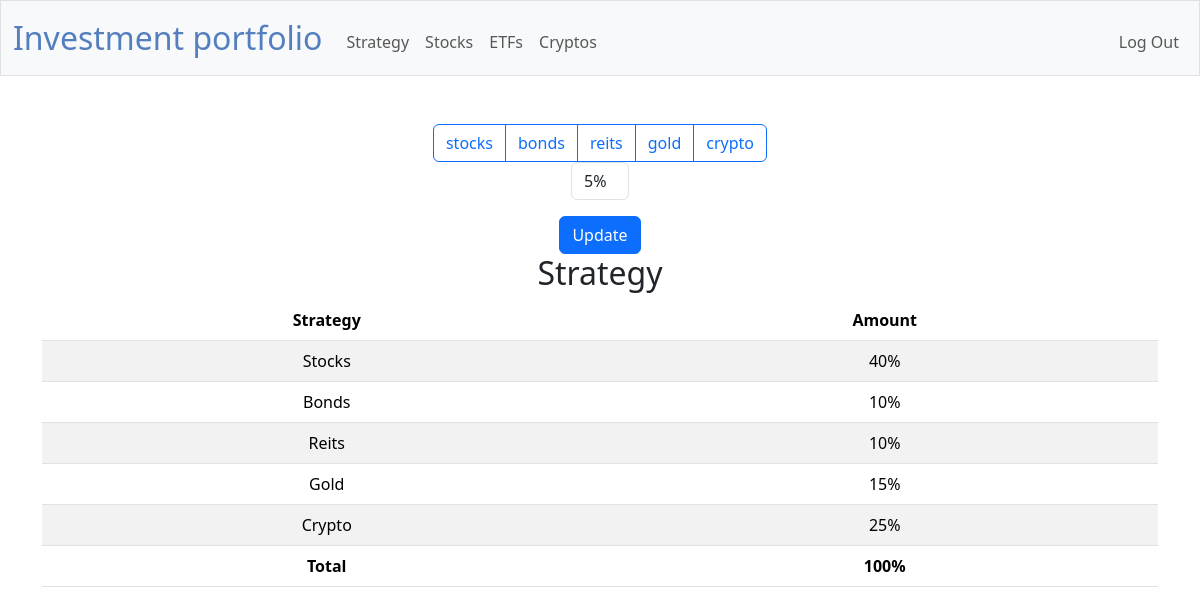
Page /strategy (signed in) on the committed database.
### tables this page shows
CREATE TABLE strategies (id INTEGER PRIMARY KEY AUTOINCREMENT NOT NULL, strategy_name TEXT NOT NULL);

CREATE TABLE users_strategies (user_id INTEGER NOT NULL, strategy_id INTEGER NOT NULL, per_amount FLOAT);

### app.py (the view, shortened to what this page needs)
@app.route("/strategy", methods=["GET", "POST"])
@login_required
def strategy():
    user_id = session.get("user_id")
    strategy_list = read_sql("SELECT * FROM strategies")
    user_strategy = read_sql("""
                            SELECT * FROM users_strategies
                            WHERE user_id = ?
                            """, [user_id])
    strategy_dict = {}
    for strategy in strategy_list:
        strategy_dict[strategy['id']] = strategy['strategy_name'].capitalize()
    total_amount = 0
    for strategy in user_strategy:
        strategy['strat_name'] = strategy_dict[strategy['strategy_id']]
        strategy['per_amount_str'] = f"{str(int(strategy['per_amount'] * 100))}%"
        total_amount = total_amount + float(strategy['per_amount'] * 100)
    return render_template("strategy.html", strategy_list=strategy_list, user_strategy=user_strategy, total_amount=f'{str(int(total_amount))}%')

### helpers.py (called while the page is built)
def login_required(f):
    @wraps(f)
    def decorated_function(*args, **kwargs):
        if session.get("user_id") is None:
            return redirect("/login")
        return f(*args, **kwargs)
    return decorated_function

def get_db_connection():
    conn = sqlite3.connect('site.db', check_same_thread=False)
    return conn

def read_sql(query, parameters=[]):
    conn = get_db_connection()
    conn.row_factory = sqlite3.Row
    cur = conn.cursor()
    if len(parameters) > 0:
        query_result =  cur.execute(query, parameters).fetchall()
    else:
        query_result =  cur.execute(query).fetchall()
    conn.close()
    i = 0
    for result in query_result:
        query_result[i] = dict(result)
        i += 1
    return query_result

### templates/strategy.html (shortened to what this page needs)
{% extends "layout.html" %}
{% block main %}
<form action="/strategy" method="post">
    <div class="btn-group" role="group" aria-label="Strategy options">
        {% for strategy in strategy_list %}
            <label class="btn btn-outline-primary" for={{ strategy.id }}>{{ strategy.strategy_name }}</label>
        {% endfor %}
    </div>
    <div class="mb-3">
        <select autocomplete="off" autofocus class="form-control mx-auto w-auto" name="amount">
            <option>5%</option>
        </select>
    </div>
    <button class="btn btn-primary" type="submit">Update</button>
</form>
<h2>Strategy</h2>
<table class="table table-striped">
    <thead>
        <tr>
            <th>Strategy</th>
            <th>Amount</th>
        </tr>
    </thead>
    <tbody>
        {% for strat in user_strategy %}
            <tr>
                <td> {{ strat.strat_name }} </td>
                <td> {{ strat.per_amount_str }} </td>
            </tr>
        {% endfor %}
    </tbody>
    <tfoot>
        <tr>
            <td><strong>Total</strong></td>
            <td><strong>{{ total_amount }}</strong></td>
        </tr>
    </tfoot>
</table>
{% endblock %}

### templates/layout.html (shortened to what this page needs)
<!DOCTYPE html>
<html lang="en">
    <head>
        <link href="https://cdn.jsdelivr.net/npm/bootstrap@5.3.3/dist/css/bootstrap.min.css" rel="stylesheet">
        <link href="/static/styles.css" rel="stylesheet">
    </head>
    <body>
        <nav class="bg-light border navbar navbar-expand-md navbar-light">
            <div class="container-fluid">
                <a class="navbar-brand" href="/"><span class="blue">Investment portfolio</span></a>
                <div class="collapse navbar-collapse" id="navbar">
                    {% if session["user_id"] %}
                        <ul class="navbar-nav me-auto mt-2">
                            <li class="nav-item"><a class="nav-link" href="/strategy">Strategy</a></li>
                            <li class="nav-item"><a class="nav-link" href="/add_stocks">Stocks</a></li>
                            <li class="nav-item"><a class="nav-link" href="/add_etfs">ETFs</a></li>
                            <li class="nav-item"><a class="nav-link" href="/add_cryptos">Cryptos</a></li>
                        </ul>
                        <ul class="navbar-nav ms-auto mt-2">
                            <li class="nav-item"><a class="nav-link" href="/logout">Log Out</a></li>
                        </ul>
                    {% else %}
                        <ul class="navbar-nav ms-auto mt-2">
                            <li class="nav-item"><a class="nav-link" href="/register">Register</a></li>
                            <li class="nav-item"><a class="nav-link" href="/login">Log In</a></li>
                        </ul>
                    {% endif %}
                </div>
            </div>
        </nav>
        <main class="container py-5 text-center">
            {% block main %}{% endblock %}
        </main>
    </body>
</html>

### static/styles.css (style rules this page uses)
nav .navbar-brand { font-size: xx-large; }
nav .navbar-brand .blue { color: #537fbe; }

### rows in the picture
strategies: strategy_name "stocks"
strategies: strategy_name "bonds"
strategies: strategy_name "reits"
strategies: strategy_name "gold"
strategies: strategy_name "crypto"
users_strategies: strat_name "Stocks", per_amount_str "40%"
users_strategies: strat_name "Bonds", per_amount_str "10%"
users_strategies: strat_name "Reits", per_amount_str "10%"
users_strategies: strat_name "Gold", per_amount_str "15%"
users_strategies: strat_name "Crypto", per_amount_str "25%"

### other values in the picture
{{ total_amount }} "100%"
